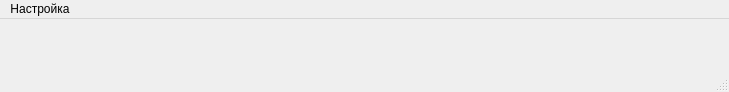
<?xml version="1.0" encoding="UTF-8"?>
<ui version="4.0">
 <class>MainWindow</class>
 <widget class="QMainWindow" name="MainWindow">
  <property name="geometry">
   <rect>
    <x>0</x>
    <y>0</y>
    <width>729</width>
    <height>92</height>
   </rect>
  </property>
  <property name="windowTitle">
   <string>Пример работы с RS-232</string>
  </property>
  <widget class="QWidget" name="centralWidget">
   <layout class="QGridLayout" name="gridLayout">
    <item row="0" column="0">
     <widget class="QLabel" name="label">
      <property name="text">
       <string/>
      </property>
     </widget>
    </item>
   </layout>
  </widget>
  <widget class="QMenuBar" name="menuBar">
   <property name="geometry">
    <rect>
     <x>0</x>
     <y>0</y>
     <width>729</width>
     <height>21</height>
    </rect>
   </property>
   <widget class="QMenu" name="menu">
    <property name="title">
     <string>Настройка</string>
    </property>
    <addaction name="action_Config"/>
    <addaction name="action_Start"/>
    <addaction name="action_Stop"/>
   </widget>
   <addaction name="menu"/>
  </widget>
  <widget class="QStatusBar" name="statusBar"/>
  <action name="action_Config">
   <property name="text">
    <string>Настройка порта</string>
   </property>
  </action>
  <action name="action_Start">
   <property name="text">
    <string>Старт</string>
   </property>
  </action>
  <action name="action_Stop">
   <property name="text">
    <string>Стоп</string>
   </property>
  </action>
 </widget>
 <layoutdefault spacing="6" margin="11"/>
 <resources/>
 <connections/>
</ui>
